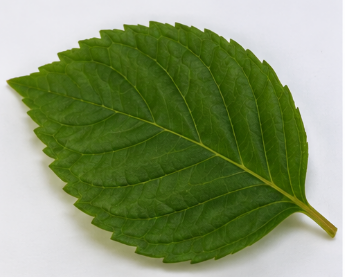
#> input picture images/leaf.png, 345 x 277 px
$ python 07_morphology.py
#> lines starting #> are read from the running program, lines starting #| are printed output that depends on the picture; after the words box and inside, x2 and y2 are one past the last pixel; in counts of white or black regions, pixels touching at a corner belong together
# ============================================================
# Morphology
#
# 1. Dilation
# 2. Erosion
# 3. Opening
# 4. Closing
# 5. Histogram
# 6. Histogram Equalization
# 7. Image Blending
# ============================================================

import cv2
import numpy as np
import matplotlib.pyplot as plt


# ============================================================
# 1–4. Morphology: Dilation, Erosion, Opening, Closing
# ============================================================

# Read leaf image
image = cv2.imread("images/leaf.png")
#> image is the input picture: shape (277, 345, 3); mean B, G, R 108.6, 150.4, 134.1

# Convert to grayscale
gray = cv2.cvtColor(image, cv2.COLOR_BGR2GRAY)
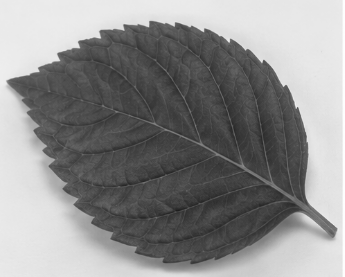
#> gray: shape (277, 345); min 29, max 254, mean 140.7

# Convert grayscale image to binary
_, binary = cv2.threshold(
    gray,
    127,
    255,
    cv2.THRESH_BINARY
)
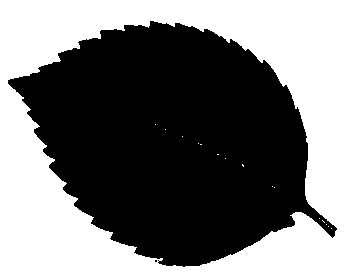
#> binary: shape (277, 345); 45.9% white; 16 white regions (15 under 20 px), largest, box (x1, y1, x2, y2) and area: (0, 0, 345, 277) 43852

# Create morphology kernel
# (3, 3) = small effect
# (5, 5) = stronger effect
# (7, 7) = even stronger effect
kernel = np.ones((3, 3), np.uint8)


# 1. Dilation: Expand white areas
dilated = cv2.dilate(
    binary,
    kernel,
    iterations=1
)
#> dilated: shape (277, 345); 47.5% white; 9 white regions (8 under 20 px), largest, box (x1, y1, x2, y2) and area: (0, 0, 345, 277) 45294


# 2. Erosion: Shrink white areas
eroded = cv2.erode(
    binary,
    kernel,
    iterations=1
)
#> eroded: shape (277, 345); 44.4% white; 1 white region, box (x1, y1, x2, y2) and area: (0, 0, 345, 277) 42456


# 3. Opening
# Erosion → Dilation
# Main purpose: remove small white noise
opening = cv2.morphologyEx(
    binary,
    cv2.MORPH_OPEN,
    kernel
)
#> opening: shape (277, 345); 45.8% white; 1 white region, box (x1, y1, x2, y2) and area: (0, 0, 345, 277) 43784


# 4. Closing
# Dilation → Erosion
# Main purpose: fill small black holes or gaps
closing = cv2.morphologyEx(
    binary,
    cv2.MORPH_CLOSE,
    kernel
)
#> closing: shape (277, 345); 46% white; 16 white regions (15 under 20 px), largest, box (x1, y1, x2, y2) and area: (0, 0, 345, 277) 43894


# Display morphology results
cv2.imshow("Original Leaf", image)
cv2.imshow("Binary", binary)
cv2.imshow("1. Dilation", dilated)
cv2.imshow("2. Erosion", eroded)
cv2.imshow("3. Opening", opening)
cv2.imshow("4. Closing", closing)


# ============================================================
# 5. Histogram
# ============================================================

# Calculate grayscale histogram
histogram = cv2.calcHist(
    [gray],     # Input image
    [0],        # Grayscale channel
    None,       # No mask = whole image
    [256],      # 256 brightness values
    [0, 256]    # Brightness range: 0–255
)
#> histogram = 256 values, max 3987 at index 231, min 0 at index 0, mean 373.3

plt.figure()
plt.plot(histogram)
plt.title("5. Image Histogram")
plt.xlabel("Brightness Value")
plt.ylabel("Number of Pixels")


# ============================================================
# 6. Histogram Equalization
# ============================================================

# Improve image contrast
equalized = cv2.equalizeHist(gray)
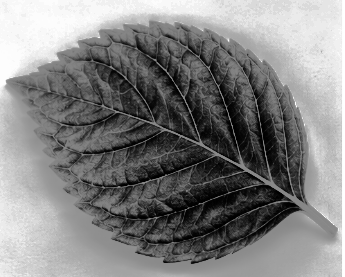
#> equalized: shape (277, 345); min 0, max 255, mean 129.5

# Calculate histogram after equalization
hist_equalized = cv2.calcHist(
    [equalized],
    [0],
    None,
    [256],
    [0, 256]
)
#> hist_equalized = 256 values, max 3987 at index 229, min 0 at index 7, mean 373.3

cv2.imshow("6. Original Grayscale", gray)
cv2.imshow("6. Histogram Equalization", equalized)

# Compare before and after histograms
plt.figure()
plt.plot(histogram, label="Original")
plt.plot(hist_equalized, label="Equalized")
plt.title("6. Histogram Equalization")
plt.xlabel("Brightness Value")
plt.ylabel("Number of Pixels")
plt.legend()


# ============================================================
# 7. Image Blending
# ============================================================

# Read two color images
image1 = cv2.imread("images/cat.png")
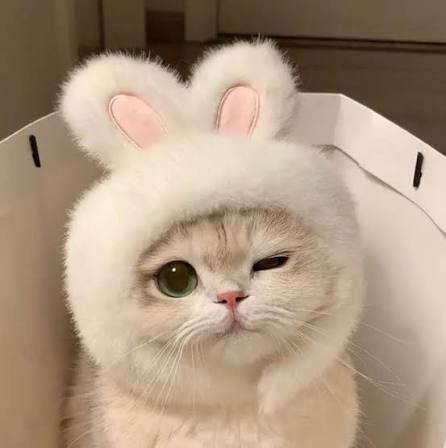
#> input picture images/cat.png, 446 x 448 px
#> image1 is the input picture: shape (448, 446, 3); mean B, G, R 129.2, 150.9, 172
image2 = cv2.imread("images/leaf.png")

# Resize image2 to match image1
image2 = cv2.resize(
    image2,
    (image1.shape[1], image1.shape[0])
)
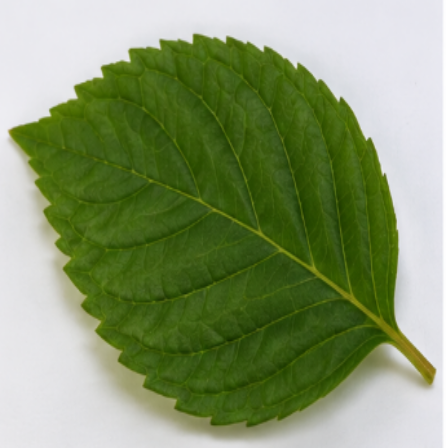
#> image2: shape (448, 446, 3); mean B, G, R 108.5, 150.2, 134

# Blend images
blended = cv2.addWeighted(
    image1, 0.7,  # 70% cat
    image2, 0.3,  # 30% leaf
    0             # No extra brightness
)
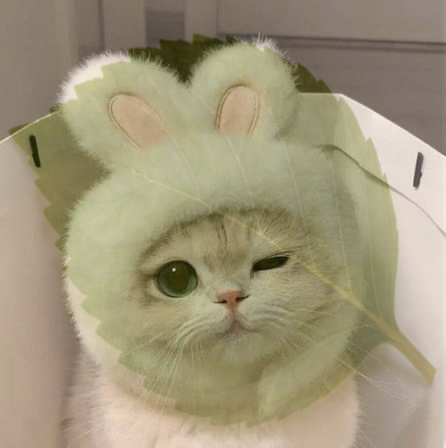
#> blended: shape (448, 446, 3); mean B, G, R 123, 150.7, 160.6

cv2.imshow("7. Image 1", image1)
cv2.imshow("7. Image 2", image2)
cv2.imshow("7. Blended", blended)


# Show histogram graphs
plt.show()
#> figure, not shown here; curve peaks at x = 231, y = 3987
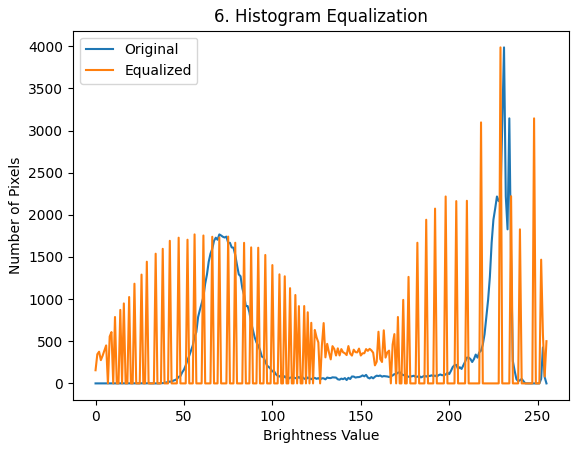
#> figure drawn by matplotlib, 1 panel; curve peaks at x = 231, y = 3987; curve peaks at x = 229, y = 3987

# Wait and close OpenCV windows
cv2.waitKey(0)
cv2.destroyAllWindows()
